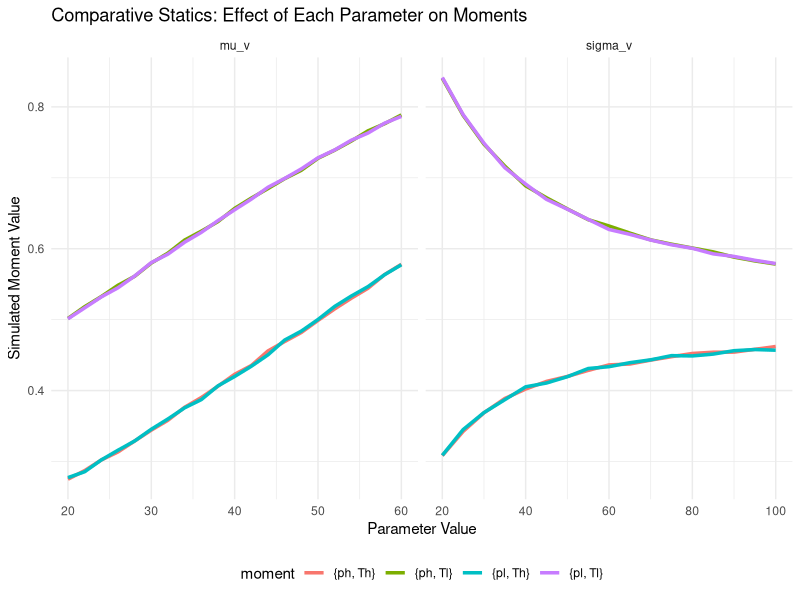
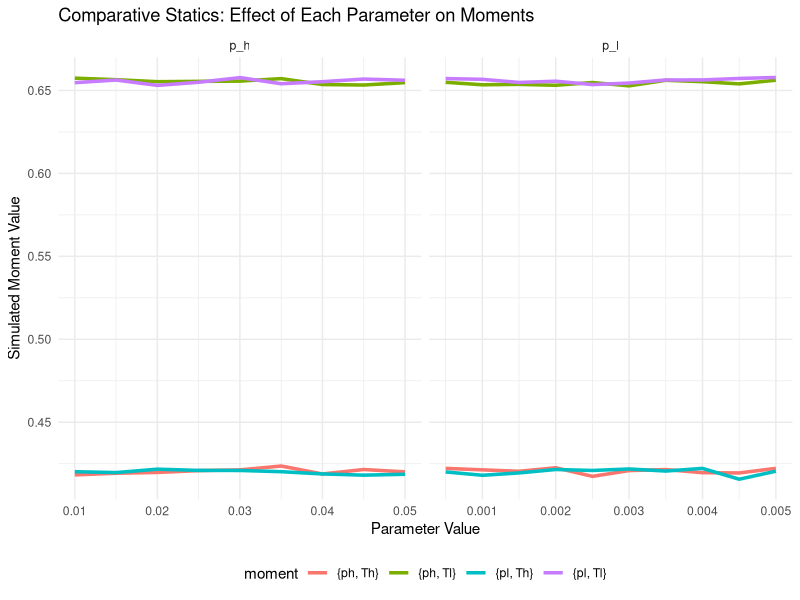
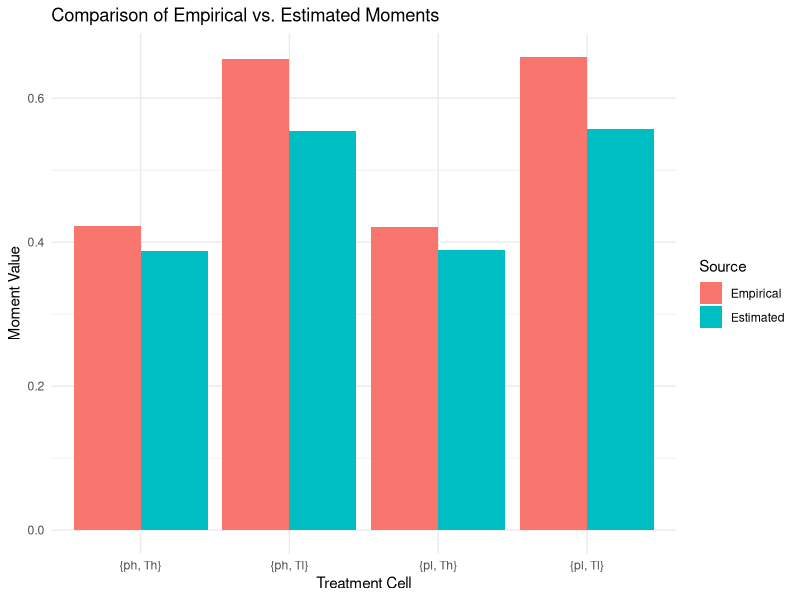
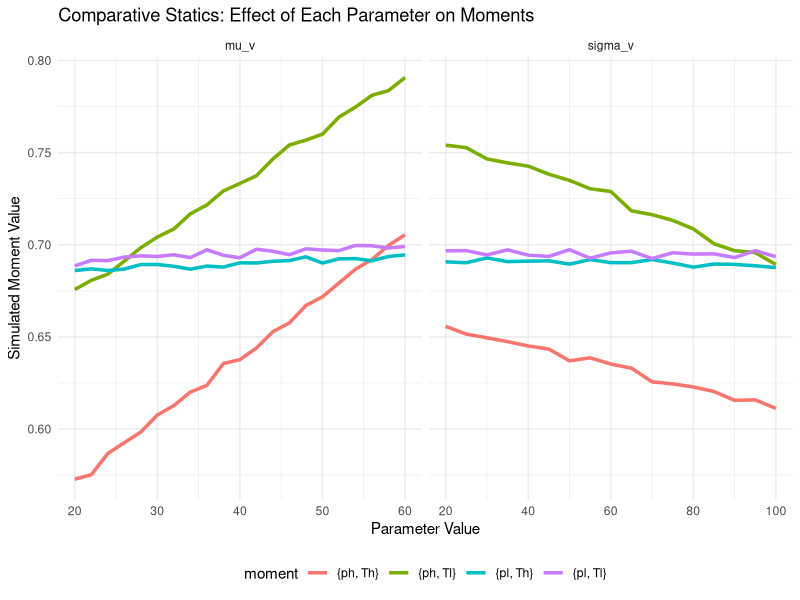
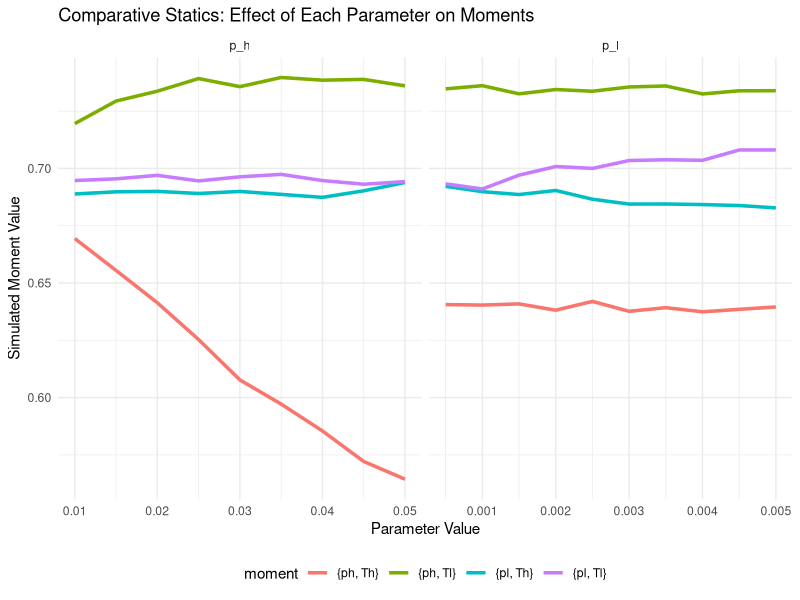
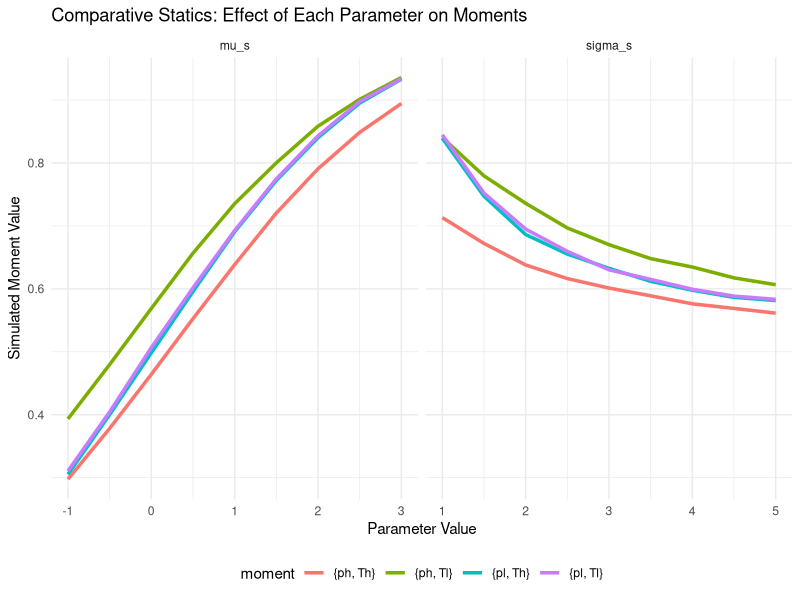
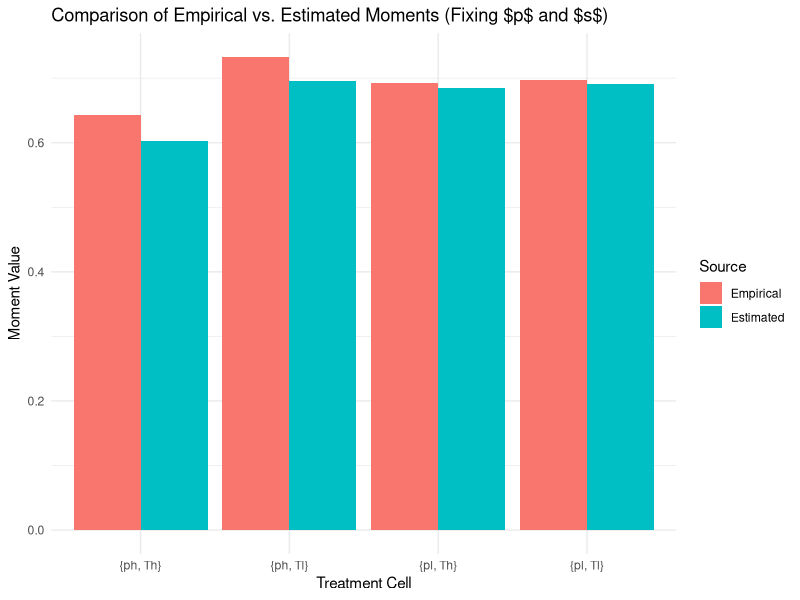
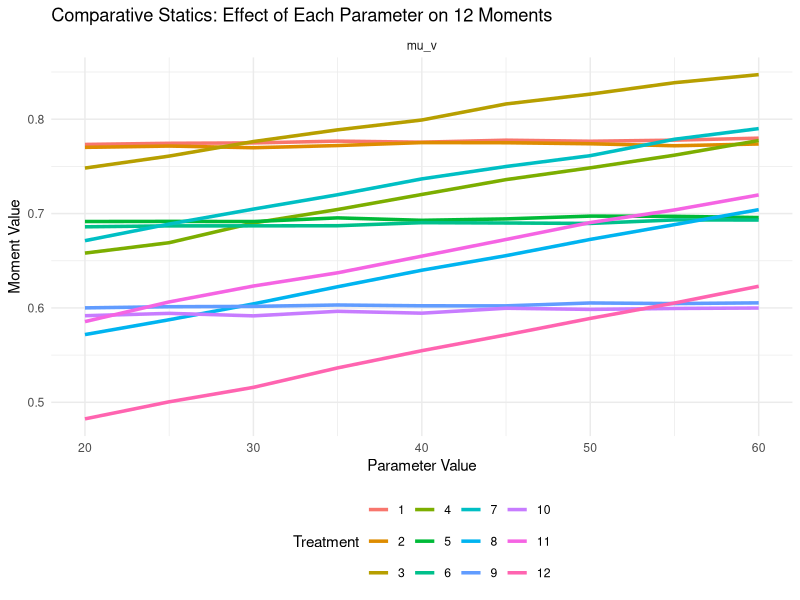

Here is the R script that generated these plots, in order: (Note: a time limit stopped this script after it produced the figures.)
## ---- chunk 1
knitr::opts_chunk$set(echo = TRUE)
library(dplyr)
library(tibble)
library(purrr)
library(tidyr)
library(ggplot2)
library(numDeriv)
library(knitr)
## ---- chunk 2
# Action 1: Simulate four moments at benchmark parameter values for p and v, but with s = 0

cv_treatments <- expand.grid(tau = c(20, 50),
                              p = c(0.001, 0.02)) # note --> imagine its 2 x 2 now

simulate_cv_moments <- function(mu_v, sigma_v, N_per_cell = 100000) { # this function is the main function I got from the help of ChatGPT4o
  cv_results <- numeric(nrow(cv_treatments))
  
  for (i in seq_len(nrow(cv_treatments))) { # making sure the function is for every component
    treat <- cv_treatments[i, ]
    
    p <- treat$p
    tau <- treat$tau
    
    v <- rnorm(N_per_cell, mean = mu_v, sd = sigma_v)
    
    # s = 0, I = 0 --> remember from the question we have this assumption
    score <- p * (v - tau) # the model
    Y <- as.integer(score > 0) # the outcome probability voting yes
    
    cv_results[i] <- mean(Y)
  }
  return(cv_results)
}

# Simulated results
simulated <- simulate_cv_moments(mu_v = 40, sigma_v = 50)

# Analytical results
analytical <- 1 - pnorm(cv_treatments$tau, mean = 40, sd = 50) # finding it manually

# Put the information into the table
results_table <- data.frame(
  Treatment = c("{pl, Tl}", "{pl, Th}", "{ph, Tl}", "{ph, Th}"), # Treatment parameters used
  p = cv_treatments$p,
  tau = cv_treatments$tau,
  Simulated = round(simulated, 5),
  Analytical = round(analytical, 5)
)

kable(results_table, caption = "Simulated and Analytical Moments for CV Action 1")
## ---- chunk 3

benchmark_theta <- list( # benchmark values are given
  mu_v = 40,
  sigma_v = 50,
  mu_s = 0,
  sigma_s = 2
) # This code will be used many times

# I will use the same function I made before

simulate_cv_moments <- function(mu_v, sigma_v, N_per_cell = 100000) {
  cv_treatments <- expand.grid(tau = c(20, 50), p = c(0.001, 0.02)) # include the cv_treatments to the function directly
  cv_results <- numeric(nrow(cv_treatments)) # make sure we have storage for the results
  
  for (i in seq_len(nrow(cv_treatments))) { # doing this across each treatment
    treat <- cv_treatments[i, ]
    p <- treat$p
    tau <- treat$tau
    v <- rnorm(N_per_cell, mean = mu_v, sd = sigma_v) # draw v
    score <- p * (v - tau)
    Y <- as.integer(score > 0)
    cv_results[i] <- mean(Y) # put the result in the storage
  }
  return(cv_results)
}

compare_parameter <- function(param_name, grid_values, benchmark_theta, N_per_cell = 100000) { # this is the second function I got help with
  # I claim that this function will vary one parameter at a time and the others at their benchmark
  map_dfr(grid_values, function(val) { # bind into one data frame
    theta <- benchmark_theta
    theta[[param_name]] <- val
    
    # below is the simulations based on the theta we have
    sims <- simulate_cv_moments(mu_v = theta$mu_v, sigma_v = theta$sigma_v, N_per_cell)
    
    tibble( # making the parameter into a table
      parameter = param_name,
      param_value = val,  
      `{pl, Tl}` = sims[1],
      `{pl, Th}` = sims[2],
      `{ph, Tl}` = sims[3],
      `{ph, Th}` = sims[4]
    )
  })
}

# Define grids for each parameter
param_grids <- list(
  mu_v = seq(20, 60, by = 2),
  sigma_v = seq(20, 100, by = 5)
)

# Run comparisons and combine into one tidy data frame
all_results <- bind_rows(
  compare_parameter("mu_v", param_grids$mu_v, benchmark_theta),
  compare_parameter("sigma_v", param_grids$sigma_v, benchmark_theta)
)

plot_comparative_statics <- function(results_df) { # ploting functions to show the comparative statics
  results_long <- results_df %>%
    pivot_longer(cols = starts_with("{"), names_to = "moment", values_to = "moment_value") # we change the matrix into long
  
  ggplot(results_long, aes(x = param_value, y = moment_value, color = moment)) +
    geom_line(size = 1.2) + # plot the moment as a line
    facet_wrap(~parameter, scales = "free_x") +
    labs(title = "Comparative Statics: Effect of Each Parameter on Moments",
         x = "Parameter Value",
         y = "Simulated Moment Value") +
    theme_minimal() +
    theme(legend.position = "bottom")
}

plot_comparative_statics(all_results)

## ---- chunk 4
# Repeat the same code above
simulate_cv_moments_pflex <- function(mu_v, sigma_v, p_l, p_h, N_per_cell = 100000) {
  cv_treatments <- expand.grid(tau = c(20, 50), p_label = c("pl", "ph"))
  cv_results <- numeric(nrow(cv_treatments))
  
  for (i in seq_len(nrow(cv_treatments))) {
    treat <- cv_treatments[i, ]
    
    p <- if (treat$p_label == "pl") p_l else p_h
    tau <- treat$tau
    
    v <- rnorm(N_per_cell, mean = mu_v, sd = sigma_v)
    score <- p * (v - tau)
    Y <- as.integer(score > 0)
    
    cv_results[i] <- mean(Y)
  }
  return(cv_results)
}

compare_pl_or_ph <- function(param_name, grid_values, benchmark_theta, N_per_cell = 100000) {
  map_dfr(grid_values, function(val) {
    theta <- benchmark_theta
    theta[[param_name]] <- val
    
    sims <- simulate_cv_moments_pflex(
      mu_v = theta$mu_v,
      sigma_v = theta$sigma_v,
      p_l = theta$p_l,
      p_h = theta$p_h,
      N_per_cell = N_per_cell
    )
    
    tibble(
      parameter = param_name,
      param_value = val,
      `{pl, Tl}` = sims[1],
      `{pl, Th}` = sims[2],
      `{ph, Tl}` = sims[3],
      `{ph, Th}` = sims[4]
    )
  })
}

benchmark_theta <- list(
  mu_v = 40,
  sigma_v = 50,
  p_l = 0.001,
  p_h = 0.02
)

results_pl <- compare_pl_or_ph("p_l", seq(0.0005, 0.005, by = 0.0005), benchmark_theta)
results_ph <- compare_pl_or_ph("p_h", seq(0.01, 0.05, by = 0.005), benchmark_theta)

all_results <- bind_rows(results_pl, results_ph)

plot_comparative_statics <- function(results_df) {
  results_long <- results_df %>%
    pivot_longer(cols = starts_with("{"), names_to = "moment", values_to = "moment_value")
  
  ggplot(results_long, aes(x = param_value, y = moment_value, color = moment)) +
    geom_line(size = 1.2) +
    facet_wrap(~parameter, scales = "free_x") +
    labs(title = "Comparative Statics: Effect of Each Parameter on Moments",
         x = "Parameter Value",
         y = "Simulated Moment Value") +
    theme_minimal() +
    theme(legend.position = "bottom")
}

plot_comparative_statics(all_results)
## ---- chunk 5
empirical_moments <- simulate_cv_moments(mu_v = 40, sigma_v = 50)

# The code below will also be used again

gmm_objective <- function(theta) { # define the GMM based on the lecture notes 
  mu_v <- theta[1]
  sigma_v <- theta[2]
  p_l <- theta[3]
  p_h <- theta[4]
  
  
  simulated <- simulate_cv_moments_pflex(mu_v, sigma_v, p_l, p_h)
  
  loss <- sum((simulated - empirical_moments)^2)
  return(loss)
}

# I will then choosing the starting values -- as recommended
# Starting values (somewhat off from truth to test identification)
theta_start <- c(mu_v = 30, sigma_v = 70, p_l = 0.005, p_h = 0.01)

result <- optim(
  par = theta_start,
  fn = gmm_objective,
  method = "L-BFGS-B",
  control = list(maxit = 100000)
)

print(result$par)       # Estimated parameters
print(result$value)     # Objective function value (how close we got)

# - > Plot this to see it better

estimated_theta <- result$par

simulated_estimated <- simulate_cv_moments_pflex(
  mu_v = estimated_theta["mu_v"],
  sigma_v = estimated_theta["sigma_v"],
  p_l = estimated_theta["p_l"],
  p_h = estimated_theta["p_h"]
)

moment_names <- c("{pl, Tl}", "{pl, Th}", "{ph, Tl}", "{ph, Th}")

df_plot <- tibble(
  Treatment = moment_names,
  Empirical = empirical_moments,
  Estimated = simulated_estimated
) %>%
  pivot_longer(cols = c(Empirical, Estimated), names_to = "Source", values_to = "Moment")

ggplot(df_plot, aes(x = Treatment, y = Moment, fill = Source)) +
  geom_bar(stat = "identity", position = "dodge") +
  labs(title = "Comparison of Empirical vs. Estimated Moments",
       y = "Moment Value", x = "Treatment Cell") +
  theme_minimal()

## ---- chunk 6
# First I will try to simulate the and measure the comparative statics

# Comparing parameter v

simulate_cv_moments_with_s <- function(mu_v, sigma_v, p_l, p_h, mu_s, sigma_s, N_per_cell = 100000) {
  cv_treatments <- expand.grid(tau = c(20, 50), p_label = c("pl", "ph"))
  cv_results <- numeric(nrow(cv_treatments))
  
  for (i in seq_len(nrow(cv_treatments))) {
    treat <- cv_treatments[i, ]
    
    p <- if (treat$p_label == "pl") p_l else p_h
    tau <- treat$tau
    
    v <- rnorm(N_per_cell, mean = mu_v, sd = sigma_v)
    s <- rnorm(N_per_cell, mean = mu_s, sd = sigma_s)
    
    score <- p * (v - tau) + s
    Y <- as.integer(score > 0)
    
    cv_results[i] <- mean(Y)
  }
  return(cv_results)
}

empirical_moments <- simulate_cv_moments_with_s(
  mu_v = 40,
  sigma_v = 50,
  p_l = 0.001,
  p_h = 0.02,
  mu_s = 1,
  sigma_s = 2
)

benchmark_theta <- list(
  mu_v = 40,
  sigma_v = 50,
  p_l = 0.001,
  p_h = 0.02,
  mu_s = 1,
  sigma_s = 2
)

compare_parameter_v <- function(param_name, grid_values, benchmark_theta, N_per_cell = 100000) {
  map_dfr(grid_values, function(val) {
    theta <- benchmark_theta
    theta[[param_name]] <- val
    
    sims <- simulate_cv_moments_with_s(
      mu_v = theta$mu_v,
      sigma_v = theta$sigma_v,
      p_l = theta$p_l,
      p_h = theta$p_h,
      mu_s = theta$mu_s,
      sigma_s = theta$sigma_s,
      N_per_cell = N_per_cell
    )
    
    tibble(
      parameter = param_name,
      param_value = val,
      `{pl, Tl}` = sims[1],
      `{pl, Th}` = sims[2],
      `{ph, Tl}` = sims[3],
      `{ph, Th}` = sims[4]
    )
  })
}

# Grid for v
param_grids_v <- list(
  mu_v = seq(20, 60, by = 2),
  sigma_v = seq(20, 100, by = 5)
)

# Run
all_results_v <- bind_rows(
  compare_parameter_v("mu_v", param_grids_v$mu_v, benchmark_theta),
  compare_parameter_v("sigma_v", param_grids_v$sigma_v, benchmark_theta)
)

plot_comparative_results <- function(results_df) {
  results_long <- results_df %>%
    pivot_longer(cols = starts_with("{"), names_to = "moment", values_to = "moment_value")
  
  ggplot(results_long, aes(x = param_value, y = moment_value, color = moment)) +
    geom_line(size = 1.2) +
    facet_wrap(~parameter, scales = "free_x") +
    labs(title = "Comparative Statics: Effect of Each Parameter on Moments",
         x = "Parameter Value",
         y = "Simulated Moment Value") +
    theme_minimal() +
    theme(legend.position = "bottom")
}

# Then plot each
plot_comparative_results(all_results_v)

# - # - # - # - #

# Compare parameter p
compare_parameter_p <- function(param_name, grid_values, benchmark_theta, N_per_cell = 100000) {
  map_dfr(grid_values, function(val) {
    theta <- benchmark_theta
    theta[[param_name]] <- val
    
    sims <- simulate_cv_moments_with_s(
      mu_v = theta$mu_v,
      sigma_v = theta$sigma_v,
      p_l = theta$p_l,
      p_h = theta$p_h,
      mu_s = theta$mu_s,
      sigma_s = theta$sigma_s,
      N_per_cell = N_per_cell
    )
    
    tibble(
      parameter = param_name,
      param_value = val,
      `{pl, Tl}` = sims[1],
      `{pl, Th}` = sims[2],
      `{ph, Tl}` = sims[3],
      `{ph, Th}` = sims[4]
    )
  })
}

# Grid for p
param_grids_p <- list(
  p_l = seq(0.0005, 0.005, by = 0.0005),
  p_h = seq(0.01, 0.05, by = 0.005)
)

# Run
all_results_p <- bind_rows(
  compare_parameter_p("p_l", param_grids_p$p_l, benchmark_theta),
  compare_parameter_p("p_h", param_grids_p$p_h, benchmark_theta)
)

plot_comparative_results(all_results_p)

# - # - # - # - #
# Compare parameter s
compare_parameter_s <- function(param_name, grid_values, benchmark_theta, N_per_cell = 100000) {
  map_dfr(grid_values, function(val) {
    theta <- benchmark_theta
    theta[[param_name]] <- val
    
    sims <- simulate_cv_moments_with_s(
      mu_v = theta$mu_v,
      sigma_v = theta$sigma_v,
      p_l = theta$p_l,
      p_h = theta$p_h,
      mu_s = theta$mu_s,
      sigma_s = theta$sigma_s,
      N_per_cell = N_per_cell
    )
    
    tibble(
      parameter = param_name,
      param_value = val,
      `{pl, Tl}` = sims[1],
      `{pl, Th}` = sims[2],
      `{ph, Tl}` = sims[3],
      `{ph, Th}` = sims[4]
    )
  })
}

# Grid for s
param_grids_s <- list(
  mu_s = seq(-1, 3, by = 0.5),
  sigma_s = seq(1, 5, by = 0.5)
)

# Run
all_results_s <- bind_rows(
  compare_parameter_s("mu_s", param_grids_s$mu_s, benchmark_theta),
  compare_parameter_s("sigma_s", param_grids_s$sigma_s, benchmark_theta)
)

plot_comparative_statics <- function(results_df) {
  results_long <- results_df %>%
    pivot_longer(cols = starts_with("{"), names_to = "moment", values_to = "moment_value")
  
  ggplot(results_long, aes(x = param_value, y = moment_value, color = moment)) +
    geom_line(size = 1.2) +
    facet_wrap(~parameter, scales = "free_x") +
    labs(title = "Comparative Statics: Effect of Each Parameter on Moments",
         x = "Parameter Value",
         y = "Simulated Moment Value") +
    theme_minimal() +
    theme(legend.position = "bottom")
}

plot_comparative_statics <- function(results_df) {
  results_long <- results_df %>%
    pivot_longer(cols = starts_with("{"), names_to = "moment", values_to = "moment_value")
  
  ggplot(results_long, aes(x = param_value, y = moment_value, color = moment)) +
    geom_line(size = 1.2) +
    facet_wrap(~parameter, scales = "free_x") +
    labs(title = "Comparative Statics: Effect of Each Parameter on Moments",
         x = "Parameter Value",
         y = "Simulated Moment Value") +
    theme_minimal() +
    theme(legend.position = "bottom")
}

plot_comparative_results(all_results_s)
## ---- chunk 7

gmm_objective_6param <- function(theta) {
  mu_v <- theta[1]
  sigma_v <- theta[2]
  p_l <- theta[3]
  p_h <- theta[4]
  mu_s <- theta[5]
  sigma_s <- theta[6]
  
  simulated <- simulate_cv_moments_with_s(
    mu_v = mu_v,
    sigma_v = sigma_v,
    p_l = p_l,
    p_h = p_h,
    mu_s = mu_s,
    sigma_s = sigma_s
  )
  
  loss <- sum((simulated - empirical_moments)^2)
  return(loss)
}

theta_start <- c(mu_v = 30, sigma_v = 70, p_l = 0.005, p_h = 0.01, mu_s = 0.5, sigma_s = 3)

result_6param <- optim(
  par = theta_start,
  fn = gmm_objective_6param,
  method = "L-BFGS-B",
  control = list(maxit = 100000)
)

# Checking the optimization convergence:
result_6param$convergence # if its 0, then I did it

# Print results
print(result_6param$par)     # Estimated parameters
print(result_6param$value)   # Objective function value
## ---- chunk 8
gmm_objective_2param <- function(theta) {
  mu_v <- theta[1]
  sigma_v <- theta[2]
  
  # Fixed known parameters
  p_l <- 0.001
  p_h <- 0.02
  mu_s <- 1
  sigma_s <- 2
  
  simulated <- simulate_cv_moments_with_s(
    mu_v = mu_v,
    sigma_v = sigma_v,
    p_l = p_l,
    p_h = p_h,
    mu_s = mu_s,
    sigma_s = sigma_s
  )
  
  loss <- sum((simulated - empirical_moments)^2)
  return(loss)
}

theta_start_2param <- c(mu_v = 30, sigma_v = 70)

result_2param <- optim(
  par = theta_start_2param,
  fn = gmm_objective_2param,
  method = "L-BFGS-B",
  control = list(maxit = 100000)
)

# Checking convergence
print(result_2param$convergence) # Should be 0
# Print estimated parameters
print(result_2param$par)
# Print objective value
print(result_2param$value)

# Plot
# Get estimated parameters
estimated_theta_2param <- result_2param$par

# Simulate using estimated parameters
simulated_estimated_2param <- simulate_cv_moments_with_s(
  mu_v = estimated_theta_2param["mu_v"],
  sigma_v = estimated_theta_2param["sigma_v"],
  p_l = 0.001,
  p_h = 0.02,
  mu_s = 1,
  sigma_s = 2
)

# Prepare data for plotting
df_plot_2param <- tibble(
  Treatment = moment_names,
  Empirical = empirical_moments,
  Estimated = simulated_estimated_2param
) %>%
  pivot_longer(cols = c(Empirical, Estimated), names_to = "Source", values_to = "Moment")

# Plot
ggplot(df_plot_2param, aes(x = Treatment, y = Moment, fill = Source)) +
  geom_bar(stat = "identity", position = "dodge") +
  labs(title = "Comparison of Empirical vs. Estimated Moments (Fixing $p$ and $s$)",
       y = "Moment Value", x = "Treatment Cell") +
  theme_minimal()
## ---- chunk 9
# For the full model that includes all treatment arms

full_treatments <- expand.grid(
  tau = c(20, 50),            # low, high tax
  p_label = c("pl", "ph"),     # low, high consequentiality
  I_label = c("yes", "none", "no") # incentive to say yes, none, or no
)

# Simulation function that includes incentives I
simulate_full_moments <- function(mu_v, sigma_v, p_l, p_h, mu_s, sigma_s, incentive_strength = 0.5, N_per_cell = 100000) {
  full_results <- numeric(nrow(full_treatments))
  
  for (i in seq_len(nrow(full_treatments))) {
    treat <- full_treatments[i, ]
    
    # Set treatment-specific parameters
    p <- if (treat$p_label == "pl") p_l else p_h
    tau <- treat$tau
    I_sign <- switch(treat$I_label,
                     "yes" = 1,
                     "none" = 0,
                     "no" = -1)
    
    # Draw random variables
    v <- rnorm(N_per_cell, mean = mu_v, sd = sigma_v)
    s <- rnorm(N_per_cell, mean = mu_s, sd = sigma_s)
    
    # Now incentive random draw
    I <- incentive_strength * I_sign
    
    # Compute score and decision
    score <- p * (v - tau) + s + I
    Y <- as.integer(score > 0)
    
    # Save the share voting "Yes"
    full_results[i] <- mean(Y)
  }
  return(full_results)
}

# Simulate with the benchmark parameter again

benchmark_theta_full <- list(
  mu_v = 40,
  sigma_v = 50,
  p_l = 0.001,
  p_h = 0.02,
  mu_s = 1,
  sigma_s = 2
)

empirical_moments_full <- simulate_full_moments(
  mu_v = benchmark_theta_full$mu_v,
  sigma_v = benchmark_theta_full$sigma_v,
  p_l = benchmark_theta_full$p_l,
  p_h = benchmark_theta_full$p_h,
  mu_s = benchmark_theta_full$mu_s,
  sigma_s = benchmark_theta_full$sigma_s
)

table_moments <- full_treatments %>%
  mutate(
    Moment = empirical_moments_full,
    Treatment_Label = paste0(
      "p:", p_label, ", tau:", tau, ", I:", I_label
    )
  ) %>%
  select(Treatment_Label, Moment)

kable(table_moments, caption = "Mapping of Treatment Cells to Empirical Moments")
## ---- chunk 10
# First is the comparative statics

compare_parameter_full <- function(param_name, grid_values, benchmark_theta, incentive_strength = 0.5, N_per_cell = 100000) {
  map_dfr(grid_values, function(val) {
    theta <- benchmark_theta
    theta[[param_name]] <- val
    
    sims <- simulate_full_moments(
      mu_v = theta$mu_v,
      sigma_v = theta$sigma_v,
      p_l = theta$p_l,
      p_h = theta$p_h,
      mu_s = theta$mu_s,
      sigma_s = theta$sigma_s,
      incentive_strength = incentive_strength,
      N_per_cell = N_per_cell
    )
    
    sims_df <- tibble(Treatment = 1:12, Moment = sims)
    
    sims_df %>%
      mutate(
        parameter = param_name,
        param_value = val
      )
  })
}

param_grids_full <- list(
  p_l = seq(0.0005, 0.005, by = 0.0005),
  p_h = seq(0.01, 0.05, by = 0.005),
  mu_v = seq(20, 60, by = 5),
  sigma_v = seq(20, 100, by = 10),
  mu_s = seq(0, 2, by = 0.5),
  sigma_s = seq(1, 5, by = 0.5)
)

# Example for varying mu_v
results_mu_v <- compare_parameter_full("mu_v", param_grids_full$mu_v, benchmark_theta_full)

# Example for varying sigma_v
results_sigma_v <- compare_parameter_full("sigma_v", param_grids_full$sigma_v, benchmark_theta_full)

# Example for varying p_l
results_p_l <- compare_parameter_full("p_l", param_grids_full$p_l, benchmark_theta_full)

# Example for varying p_h
results_p_h <- compare_parameter_full("p_h", param_grids_full$p_h, benchmark_theta_full)

# Example for varying mu_s
results_mu_s <- compare_parameter_full("mu_s", param_grids_full$mu_s, benchmark_theta_full)

# Example for varying sigma_s
results_sigma_s <- compare_parameter_full("sigma_s", param_grids_full$sigma_s, benchmark_theta_full)

# Plot
plot_comparative_statics_full <- function(results_df) {
  results_df %>%
    ggplot(aes(x = param_value, y = Moment, color = as.factor(Treatment))) +
    geom_line(size = 1.2) +
    facet_wrap(~parameter, scales = "free_x") +
    labs(title = "Comparative Statics: Effect of Each Parameter on 12 Moments",
         x = "Parameter Value",
         y = "Moment Value",
         color = "Treatment") +
    theme_minimal() +
    theme(legend.position = "bottom")
}

plot_comparative_statics_full(results_mu_v)
plot_comparative_statics_full(results_sigma_v)
plot_comparative_statics_full(results_p_l)
plot_comparative_statics_full(results_p_h)
plot_comparative_statics_full(results_mu_s)
plot_comparative_statics_full(results_sigma_s)


## ---- chunk 11
# Next is the estimation and optimization
gmm_objective_full <- function(theta) {
  mu_v <- theta[1]
  sigma_v <- theta[2]
  p_l <- theta[3]
  p_h <- theta[4]
  mu_s <- theta[5]
  sigma_s <- theta[6]
  
  simulated <- simulate_full_moments(
    mu_v = mu_v,
    sigma_v = sigma_v,
    p_l = p_l,
    p_h = p_h,
    mu_s = mu_s,
    sigma_s = sigma_s,
    incentive_strength = 0.5,
    N_per_cell = 100000
  )
  
  loss <- sum((simulated - empirical_moments_full)^2)
  return(loss)
}

theta_start_full <- c(
  mu_v = 30,
  sigma_v = 70,
  p_l = 0.005,
  p_h = 0.01,
  mu_s = 0.5,
  sigma_s = 3
)

result_full <- optim(
  par = theta_start_full,
  fn = gmm_objective_full,
  method = "L-BFGS-B",
  control = list(maxit = 100000)
)

print(result_full$convergence)  # Should be 0
print(result_full$par)           # Estimated parameters
print(result_full$value)         # Objective function value

# Plot
# Simulate with estimated parameters
estimated_theta_full <- result_full$par

simulated_estimated_full <- simulate_full_moments(
  mu_v = estimated_theta_full["mu_v"],
  sigma_v = estimated_theta_full["sigma_v"],
  p_l = estimated_theta_full["p_l"],
  p_h = estimated_theta_full["p_h"],
  mu_s = estimated_theta_full["mu_s"],
  sigma_s = estimated_theta_full["sigma_s"],
  incentive_strength = 0.5,
  N_per_cell = 100000
)

moment_names_full <- paste0("Treatment_", 1:12)

df_plot_full <- tibble(
  Treatment = moment_names_full,
  Empirical = empirical_moments_full,
  Estimated = simulated_estimated_full
) %>%
  pivot_longer(cols = c(Empirical, Estimated), names_to = "Source", values_to = "Moment")

# Plot
ggplot(df_plot_full, aes(x = Treatment, y = Moment, fill = Source)) +
  geom_bar(stat = "identity", position = "dodge") +
  labs(title = "Comparison of Empirical vs. Estimated Moments (Full Design)",
       y = "Moment Value", x = "Treatment Cell") +
  theme_minimal()
## ---- chunk 12
# In this setup, I simulate data for 1000 individuals 
# randomly assigned across the treatment arms (tau, p, incentive).
# Then I estimate the full model parameters and compute 
# standard errors based on empirical moment variability.

# Let's include all the benchmark values
benchmark_theta <- list(
  mu_v = 40,
  sigma_v = 50,
  mu_s = 1,
  sigma_s = 2,
  p_l = 0.001,
  p_h = 0.02
)

tau_values <- c(20, 50)
incentive_values <- c(-0.5, 0, 0.5)

# I claim we will do random assignment

set.seed(35650)

N <- 1000

simulated_data <- tibble(
  tau = sample(tau_values, N, replace = TRUE),
  p_label = sample(c("pl", "ph"), N, replace = TRUE),
  incentive = sample(incentive_values, N, replace = TRUE)
)

# In here I try to draw individual (v, s) based on distributions
simulated_data <- simulated_data %>%
  mutate(
    v = rnorm(N, mean = benchmark_theta$mu_v, sd = benchmark_theta$sigma_v),
    s = rnorm(N, mean = benchmark_theta$mu_s, sd = benchmark_theta$sigma_s),
    p = if_else(p_label == "pl", benchmark_theta$p_l, benchmark_theta$p_h),
    score = p * (v - tau) + s + incentive,
    Y = as.integer(score > 0) # 1 = Yes, 0 = No
  )

# Compute the empirical moments
empirical_moments <- simulated_data %>% # the average vote "Yes"
  group_by(tau, p_label, incentive) %>% # remember to still draw based on these three
  summarise(moment = mean(Y), .groups = "drop") %>%
  mutate(cell_id = row_number()) # 1 to 12

# Making the model-predicted moments
simulate_moments <- function(theta, data) {
  mu_v <- theta[1]
  sigma_v <- theta[2]
  p_l <- theta[3]
  p_h <- theta[4]
  mu_s <- theta[5]
  sigma_s <- theta[6]
  
  # For each treatment group, simulate expected Pr(Yes)
  predicted <- data %>%
    group_by(tau, p_label, incentive) %>%
    summarise(
      pred_moment = {
        p <- if_else(p_label == "pl", p_l, p_h)
        mean(pnorm(p * (mu_v - tau) + mu_s + incentive, mean = 0, sd = sqrt((p^2) * sigma_v^2 + sigma_s^2)))
      },
      .groups = "drop"
    ) %>%
    pull(pred_moment)
  
  return(predicted)
}

# Make the GMM function
gmm_objective <- function(theta, data, moments) {
  simulated <- simulate_moments(theta, data)
  sum((simulated - moments$moment)^2) # Squared distance
}

# Starting values
theta_start <- c(30, 70, 0.005, 0.01, 0, 1) 

result_full <- optim(
  par = theta_start,
  fn = gmm_objective,
  data = simulated_data,
  moments = empirical_moments,
  method = "L-BFGS-B",
  control = list(maxit = 10000)
)

theta_hat <- result_full$par

# Finding out the var-cov for the SE
cell_counts <- simulated_data %>%
  group_by(tau, p_label, incentive) %>%
  summarise(n = n(), .groups = "drop") %>%
  arrange(tau, p_label, incentive)

# Diagonal variance-covariance matrix
S_hat <- diag(empirical_moments$moment * (1 - empirical_moments$moment) / cell_counts$n)

jacobian <- jacobian(
  func = function(theta) simulate_moments(theta, simulated_data),
  x = theta_hat
)

# GMM Variance-Covariance matrix --> Standard errors
vcov_theta <- solve(t(jacobian) %*% jacobian) %*% (t(jacobian) %*% S_hat %*% jacobian) %*% solve(t(jacobian) %*% jacobian)
se_theta <- sqrt(diag(vcov_theta))

# Table
model_table <- tibble(
  Parameter = c("mu_v", "sigma_v", "p_l", "p_h", "mu_s", "sigma_s"),
  Estimate = theta_hat,
  Std_Error = se_theta
)

kable(model_table, caption = "Estimation Results with Standard Errors")
